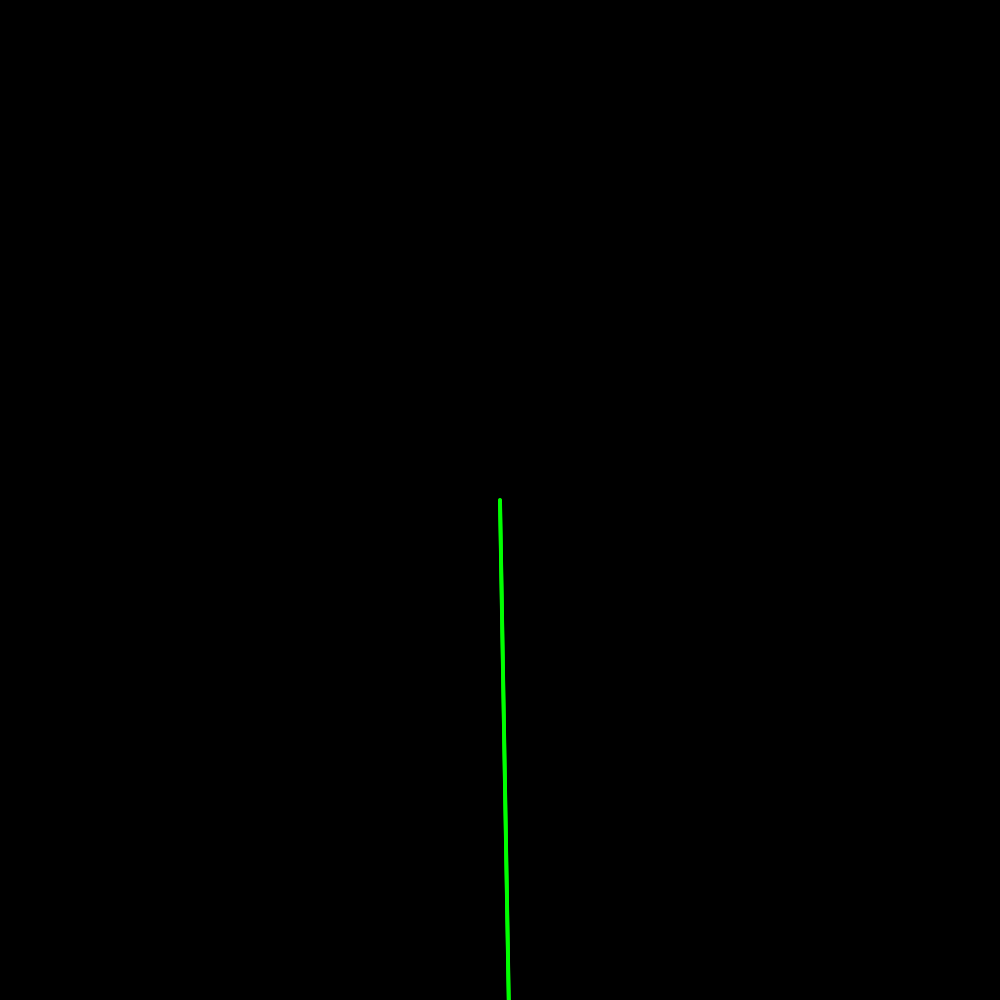
Frame 1 (no input)
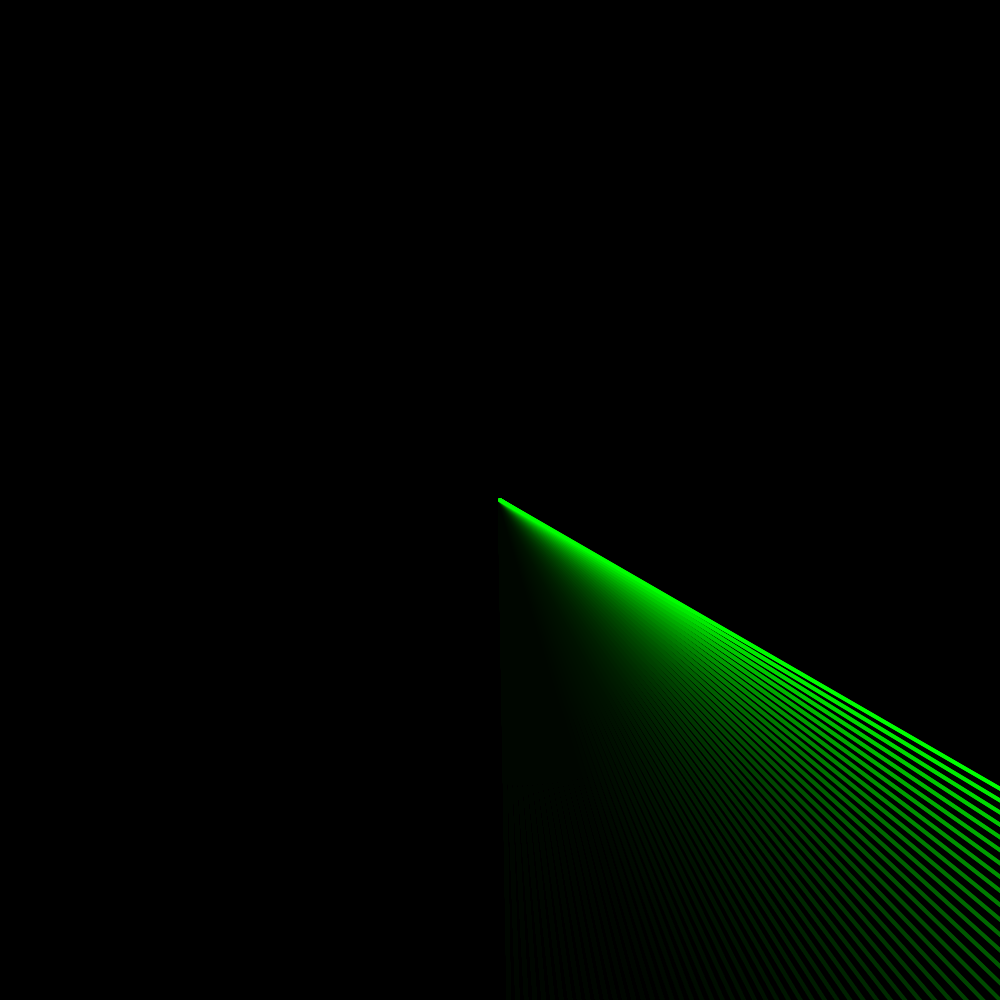
Frame 60 (the mouse pressed at the canvas centre just before this capture)
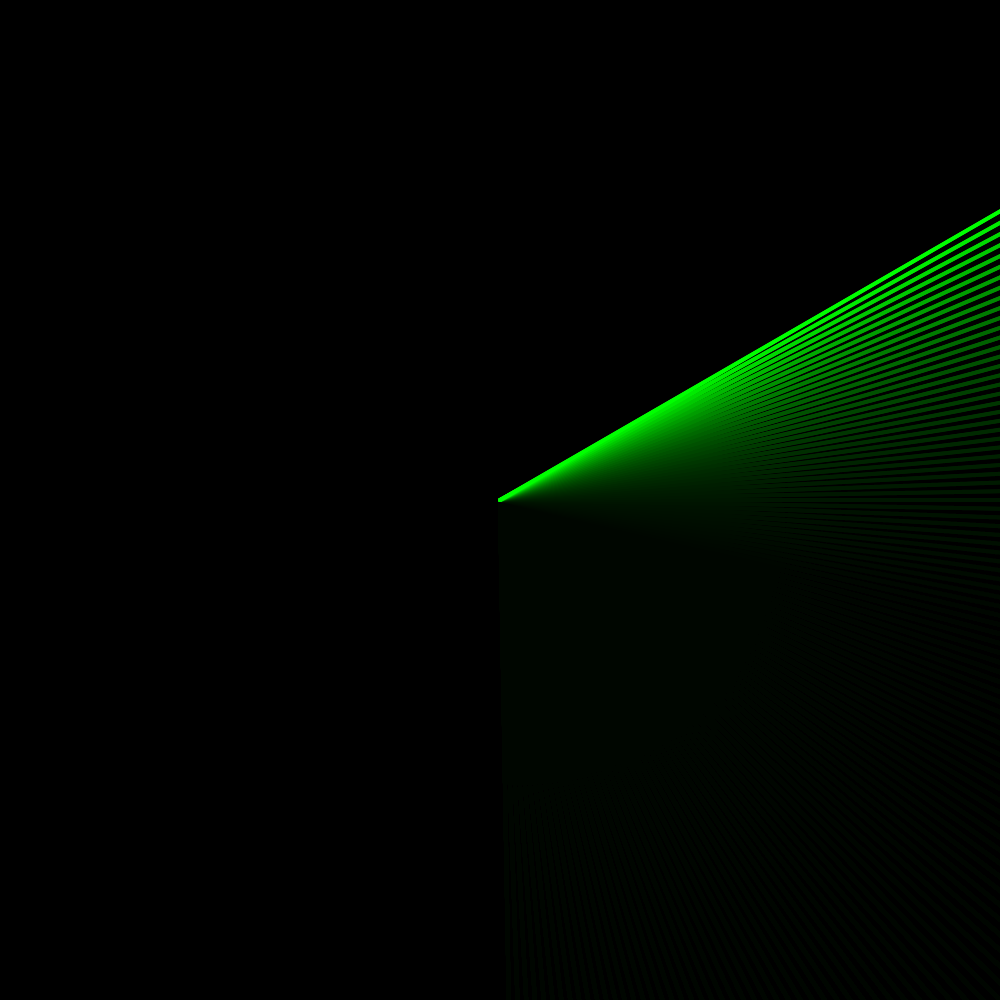
Frame 120 (the mouse held since frame 60 and released just before this capture)

The Processing sketch that drew these frames (run headless with seeded random() and noise(); from frame 60 on, the mouse is pressed at the canvas centre):

// Processing sketch: Radar
// ── Radar.pde
final int ORBIT_COUNT = 1000;

int[] orbits_x = new int[ORBIT_COUNT];

void setup()
{
  size(1000, 1000);
  background(0);
  
  // Set everything up
  for (int i = 0; i < ORBIT_COUNT; i++) {
    orbits_x[i] = i;//(int) random(10, 500);   
  }
}

int i;
void draw()
{
  // Motion blur
  noStroke();
  fill(0, 20);
  rect(0, 0, width, height);
  
  // Cap the angles at 360 degrees, if over reset back to 0
  if (i < 360) { i++; } else { i = 0; }
  
  // Keep ourselves centered
  pushMatrix();
  translate(width/2, height/2);
  
  // Draw each of our points
  
  for (int c = 0; c < ORBIT_COUNT; c++) {
    
    fill(0, 255, 0);
    ellipse(sin(radians(i)) * orbits_x[c], cos(radians(i)) * orbits_x[c], 4, 4);
    

  }
  
  popMatrix();
}
